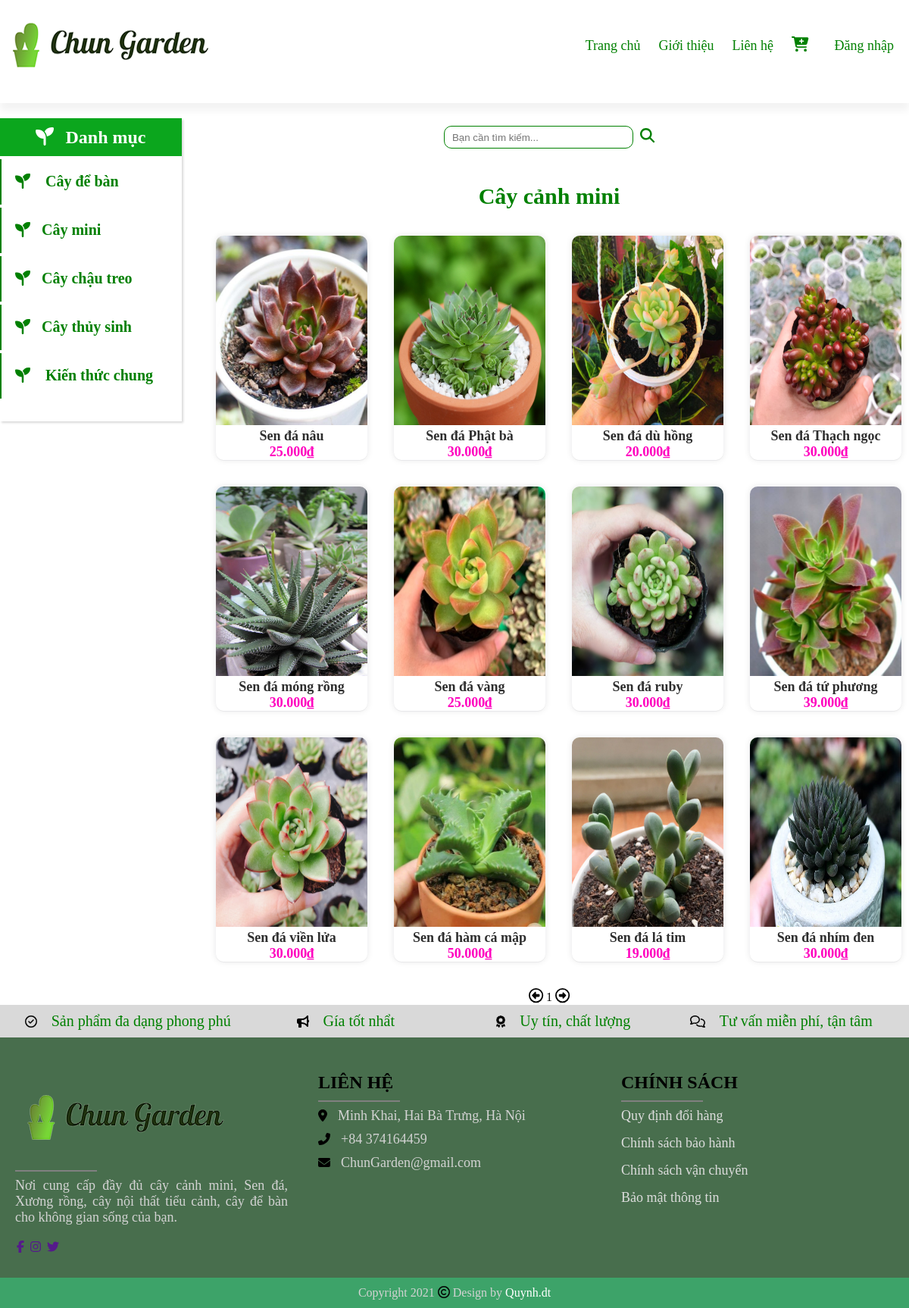
Page /customer/modules/product/list_Caymini.php on the committed database.
### tables this page shows
CREATE TABLE `product` (
  `id_Product` int(11) NOT NULL,
  `Name` varchar(50) NOT NULL,
  `Price` float NOT NULL,
  `image` varchar(255) NOT NULL,
  `Description` text NOT NULL,
  `Status` tinyint(1) NOT NULL,
  `id_Categorize` int(11) NOT NULL,
  `view` bigint(20) NOT NULL
);

### customer/modules/product/list_Caymini.php (the view, shortened to what this page needs)
<?php
require_once ('layout/headerCus.php');
?>
<?php
$sql="SELECT id_Product, Name,Price,image FROM Product WHERE id_Categorize = 9 ";
$kw="";
$limit =12;
if(isset($_GET['page'])){
	$page = $_GET['page'];
}
else{
	$page = 1;
}
$offset=($page-1)*$limit;
$sql=$sql."LIMIT $offset,$limit ";
$result=mysqli_query($conn,$sql);
?>
	<div class="search">
		<form class="content_search">
			<input type="text" name="kw" placeholder="Bạn cần tìm kiếm...">
			<button type="submit" ><i class="fas fa-search"></i></button>
			</form>
	</div>
	<div class="box"><h2>Cây cảnh mini</h2>
		<table>
			<?php
				$total=mysqli_num_rows($result);
				$count=0;
				$n=4;
				while($count != $total){
					echo "<tr>";
						while ($row=mysqli_fetch_assoc($result)) {
							$count++;
							$id=$row['id_Product'];
							echo "<td class='item'>";
								echo "<a href='index.php?module=product&action=view&id=$id'>";
									$url=$row['image'];
									echo "<img src='$url' width='200px'>";
									echo "<br><b>".$row['Name']."</b><br>";
                  					$price =$row['Price'];
									$pricer=number_format("$price",0,",",".");
                  					echo "<b class='gia'>".$pricer."₫</b>";
								echo "</a>";
							echo "</td>";
							if($count %$n==0) break;
						}
					echo "</tr>";
				}
			?>
		</table>
	</div>
	<div class="pagination">
	<a href="index.php?module=product&action=list_Caymini<?php if(!empty($kw)) echo "&kw=$kw"; echo "&page=".($page-1);?>"><i class="far fa-arrow-alt-circle-left"></i></a>
	<span><?php echo $page;?></span>
	<a href="index.php?module=product&action=list_Caymini<?php if(!empty($kw)) echo "&kw=$kw"; echo "&page=".($page+1);?>"><i class="far fa-arrow-alt-circle-right"></i></a>
	</div>
<?php
require_once ('layout/footerCus.php');
?>

### customer/layout/style.css (style rules this page uses)
* { padding: 0; margin: auto; box-sizing:border-box; border-collapse: collapse; }
.content_search input { width: 250px; height: 30px; border:1px solid green; border-radius: 10px; outline: none; padding-left: 10px; }
.content_search button { margin-left: 5px; color: green; border: none; font-size: larger; background: white; }
.search { margin-top: 30px; }
.box { border-top: 1px solid rgba(255,255,255,0.2); box-shadow: 0px -10px 20px -5px rgba(0,0,0,0.1); clear: both; margin-top: 30px; text-align: center; }
.box h2 { margin-top: 15px; color: green; font-size: 30px; font-weight: 600; }
.box a { text-decoration-line: none; }
.box table { border-collapse: separate; border-spacing: 35px; }
.box table .item { text-align: center; box-shadow: rgba(17, 17, 26, 0.05) 0px 1px 0px, rgba(17, 17, 26, 0.1) 0px 0px 8px; border-radius: 10px; object-fit: cover; overflow: hidden; }
.item img { height: 250px; width: 200px; margin-top: 0; }
.box table td { width: 200px; height: 296px; }
.item { position: relative; }
.item b { font-size: 18px; text-align: center; color: #2E2E2E; }
.item .gia { color: #FF00BF; text-align: center; }
.pagination a { color: black; font-size: larger; }

### customer/modules/product/list_Caymini.php (style rules this page uses)
.box { box-shadow: none; }

### rows in the picture
product: image (picture), Name "Sen đá nâu", Price "25.000"
product: image (picture), Name "Sen đá Phật bà", Price "30.000"
product: image (picture), Name "Sen đá dù hồng", Price "20.000"
product: image (picture), Name "Sen đá Thạch ngọc", Price "30.000"
product: image (picture), Name "Sen đá móng rồng", Price "30.000"
product: image (picture), Name "Sen đá vàng", Price "25.000"
product: image (picture), Name "Sen đá ruby", Price "30.000"
product: image (picture), Name "Sen đá tứ phương", Price "39.000"
product: image (picture), Name "Sen đá viền lửa", Price "30.000"
product: image (picture), Name "Sen đá hàm cá mập", Price "50.000"
product: image (picture), Name "Sen đá lá tim", Price "19.000"
product: image (picture), Name "Sen đá nhím đen", Price "30.000"

### other values in the picture
$page "1"
